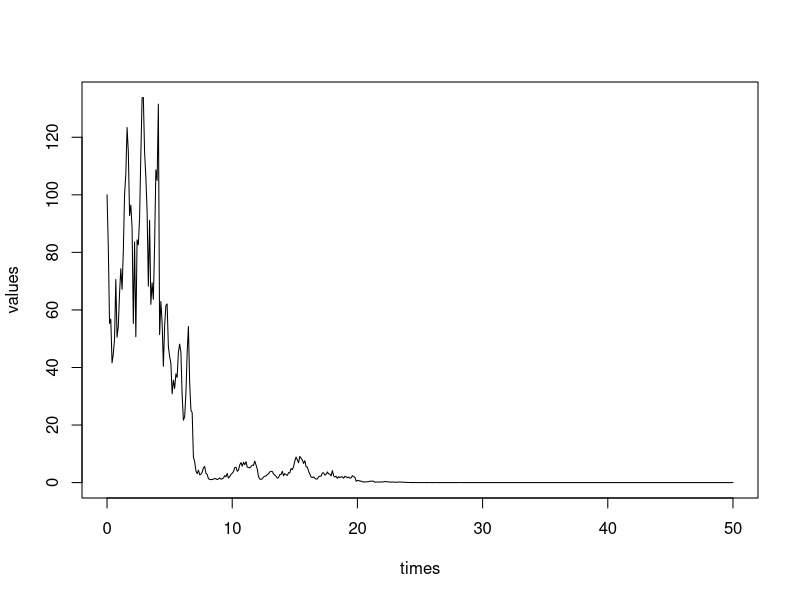
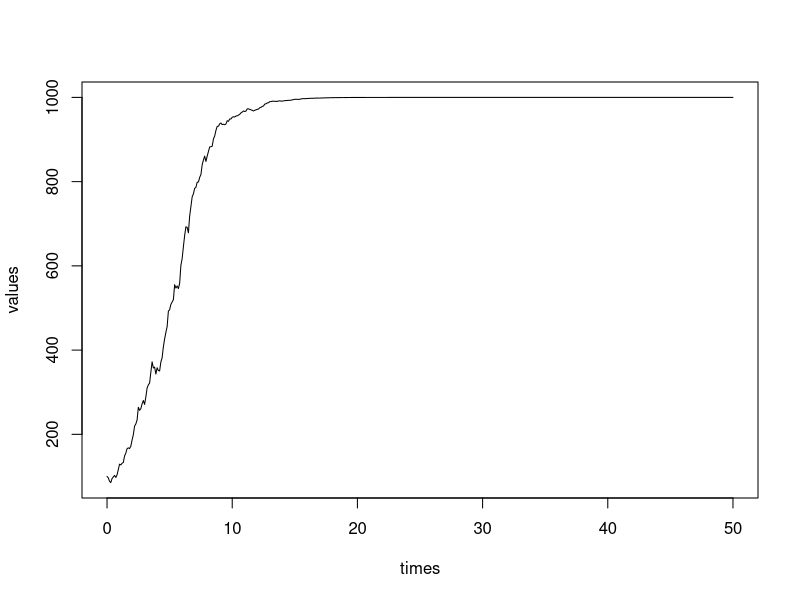
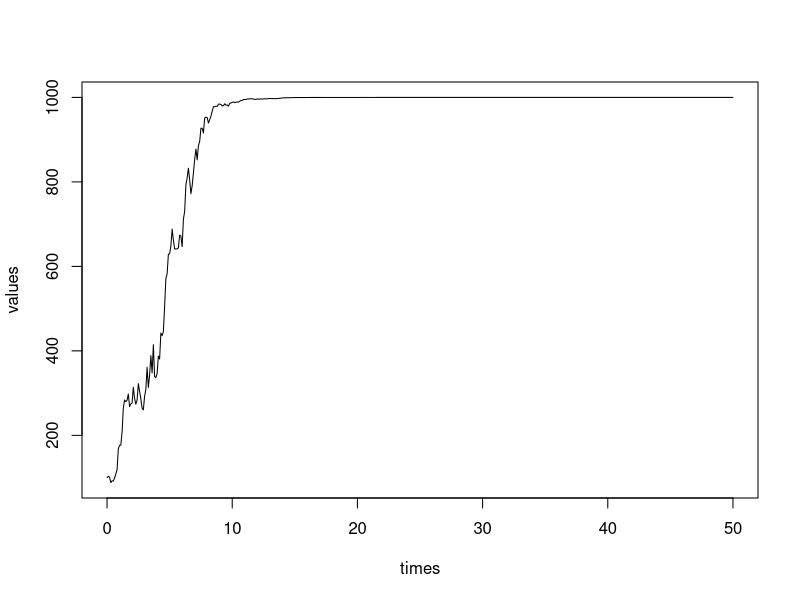

These charts were generated, in order, by the following R code: (Note: this script raises an error after producing the figures.)
# 07/12/2020

# try my ODE inference framework on 
# logistic equation <--> stochastic logistic equation

library(tidyverse)

# 1. a function to simulate a SLE
sim_SLE <- function(y0=100, alpha=0.2, K=1000, sigma=1, timestep=0.1, tmax=50, plot=FALSE){
  times = seq(from=0, to=tmax, by=timestep)
  values = numeric(length=length(times))
  values[1] = y0
  
  Steps = length(times)-1
  y = y0
  SD = sigma*sqrt(timestep)
  for(s in 1:Steps){
    delta.y = y*(1-y/K) * (alpha*timestep + rnorm(1, mean = 0, sd = SD))
    y = y + delta.y
    values[s+1] = y
  }
  
  if(plot){
    plot(values~times, type="l")
  }
  
  return(list(times = times, values=values, tmax=tmax, timestep=timestep))
}

SLE1 = sim_SLE(plot=TRUE)

SLE2 = sim_SLE(alpha=0.5, sigma=0.2, plot = TRUE)

SLE3 = sim_SLE(alpha=0.5, sigma = 0.5, plot = TRUE)

# 2. a function to obtain discrete observations
discretize_SLE <- function(SLE_list, tau){
  timestep = SLE_list$timestep
  times = SLE_list$times
  values = SLE_list$values
  tmax = SLE_list$tmax
  
  ts = seq(from=0, to=tmax, by=tau)
  
  if(tau %% timestep){
    every = tau %/% timestep
    inds = seq(from=0, to=length(times), by=every)
    y = values[inds]
    return(list(times=ts, y=y))
  }else{
    obs = values[1]
    for(t in ts){
      if(t!=0){
        ## find the event time t_i such that t_i <= t < t_{i+1}
        ind = max(which(times <= t))
        y_t = values[ind]
        obs = c(obs, y_t)
      }
    }
    return(list(times=ts, y=obs))
  }
}

observed = discretize_SLE(SLE1, tau=1)
plot(observed$times, observed$y, type="l")


# 3. a function for iterative GLS procedure for logistic equation X
# (assume population capacity K is known...)
iGLS_SLE <- function(observed, init.params, K=1000, tol=1e-4, maxIter=1000){
  # init.params = list(alpha=..., sigma2=...)
  times = observed$times
  y = observed$y
  y0 = x0 = y[1]
  dat = data.frame(times = times, y = y)
  N = nrow(dat)
  
  alphaA = NULL
  sigma2A = NULL
  
  xformula = "K*x0/(x0+(K-x0)*exp(-alpha * times))"
  
  # 0) initial estimates
  alpha = init.params$alpha
  xvalues = K*x0/(x0+(K-x0)*exp(-alpha * times))
  ww = 1/xvalues
  #xformula = paste("exp(", as.character(init.param), " * times)", sep="") 
  init.fit = nls(as.formula(paste("y",xformula,sep=" ~ ")), data = dat,
                 start = list(alpha = alpha), weights = ww,
                 control = nls.control(warnOnly = T))
  alpha.old = alpha
  alpha = coef(init.fit) %>% as.numeric()
  
  sigma2 = init.params$sigma2
  
  iter = 0
  while((abs(alpha - alpha.old) > tol) & (iter < maxIter)){
    iter = iter + 1
    # 1) estimate alpha
    xvalues = K*x0/(x0+(K-x0)*exp(-alpha * times))
    sigma2 = sum((observed$y - xvalues)^2/xvalues)/(N-1)
    sigma2A = c(sigma2A, sigma2)
    # 2) estimate lambda
    alpha.old = alpha
    ww = 1/(sigma2 * xvalues)
    this.fit = nls(as.formula(paste("y",xformula,sep=" ~ ")), data = dat,
                   start = list(alpha = alpha.old), weights = ww,
                   control = nls.control(warnOnly = T))
    alpha = coef(this.fit) %>% as.numeric()
    alphaA = c(alphaA, alpha)
    # 3) print info
    cat("Iteration", iter, ", alpha =", alpha, "sigma2 =", sigma2, "\n")
  }
  
  return(list(data = dat,
              alpha=alpha, sigma2=sigma2, 
              alphaList=alphaA, sigma2List = sigma2A))
}

try1 = iGLS_SLE(observed, list(alpha=0.2, sigma2=1))

observed2 = discretize_SLE(SLE2,1)
try2 = iGLS_SLE(observed2, list(alpha=0.4, sigma2=0.05))


# 4. a function that tests the whole process
test_iGLS_SLE <- function(y0=100, alpha=0.5, K=1000, sigma=0.5, timestep=0.1, tmax=50, 
                          plot=TRUE, tau = 1, init.params, tol=1e-4, maxIter=1000){
  # 1) simulate
  events = sim_SLE(y0, alpha, K, sigma, timestep, tmax, plot)
  cat("simulation done!\n")
  # 2) discretize
  obs = discretize_SLE(events, tau)
  cat("Discrete data acquired with stepsize =",tau,"\n")
  if(plot){
    plot(obs$times, obs$y, type="l", main="discrete observations")
  }
  # # 2.5) if simulated result is a flat line, then repeat
  # while(all(obs$y == 1)){
  #   # 1) simulate
  #   events = sim_branching(lambda, tmax, y0)
  #   cat("simulation done!\n")
  #   # 2) discretize
  #   obs = get_discrete_obs(events, tau)
  #   cat("Discrete data acquired with stepsize =",tau,"\n")
  #   plot(obs$times, obs$y)
  # }
  # 3) estimate
  res = iGLS_SLE(obs, init.params, K, tol, maxIter)
  # 4) compare with NLS
  x0 = obs$y[1]
  NLS.fit = nls(y~K*x0/(x0+(K-x0)*exp(-alpha * times)), 
                res$data, 
                start = list(alpha = init.params$alpha))
  NLS.est = coef(NLS.fit) %>% as.numeric()
  cat("NLS estimate for alpha: ", NLS.est,"\n")
  
  # 5) and true lambda value and NLS estimate
  res$alphaTrue = alpha
  res$alphaNLS = NLS.est
  
  return(res)
}

res1 = test_iGLS_SLE(init.params = list(alpha=0.3, sigma2=1))
res2 = test_iGLS_SLE(alpha=1, sigma=0.5, tau=0.2, init.params = list(alpha=0.3, sigma2=1))


# 5. Conduct a series of experiments with
# alpha = 0.5
# sigma = 0.5, 1
# tau = 0.2, 1
# each repeat 20 times?

alpha=0.5
Sigmas = c(0.1, 0.5, 1)
Taus = c(0.2, 1)

repeat_test <- function(SigmaList, TauList, R=20, showCurves=TRUE, ...){
  resTable = NULL
  for(sigma in SigmaList){
    for(tau in TauList){
      cat("Experiment with sigma =", sigma, "and tau =", tau,"...\n")
      if(showCurves){
        allData = NULL
      }
      for(r in 1:R){
        this.test = test_iGLS_SLE(sigma=sigma, tau=tau, ...)
        if(showCurves){
          this.data = this.test$data
          this.data$rep = r
          allData = rbind(allData, this.data)
        }
        est.error = this.test$alpha - this.test$alphaTrue
        NLS.error = this.test$alphaNLS - this.test$alphaTrue
        resTable = rbind(resTable, c(sigma, tau, est.error))
        resTable = rbind(resTable, c(sigma, tau, NLS.error))
        cat(r,"\t")
      }
      cat("Experiment done and results recorded!\n")
      if(showCurves){
        print(
          ggplot(allData, aes(x=times, y=y, group = rep)) +
            geom_line(size=0.8) +
            labs(x="time", y="y", title="discrete observations",
                 caption = paste("alpha=", alpha, "sigma=", sigma,"tau=",tau)) +
            theme_bw(base_size = 14)
        )
      }
    }
  }
  resTable = as.data.frame(resTable)
  names(resTable) = c("sigma","tau", "error")
  n = length(SigmaList) * length(TauList) * R
  resTable$method = rep(c("Approx","NLS"), n)
  
  return(resTable)
}


repTest1 = repeat_test(Sigmas, Taus, alpha=0.5, plot=FALSE, 
                       init.params = list(alpha=0.3, sigma2=1))

## Findings:
## 1. For some sequences, the algorithm doesn't convergence: 
##    two (or more) solutions fit the data equally well, so the algorithm oscillates between them...
## 2. My framework doesn't really work that well, because
##   a) for this SDE, the ODE isn't the mean function; bistability of SDE isn't present in ODE system
##   b) it works comparably as NLS, so it doesn't solve the real issue

saveRDS(repTest1, "SLE_simulation_res.rds")

ggplot(data=repTest1, aes(x=method,y=error)) +
  geom_hline(yintercept = 0, size=1, color="gray") +
  geom_boxplot() +
  #geom_violin() +
  theme_bw(base_size = 14)+
  facet_grid(tau~sigma)
